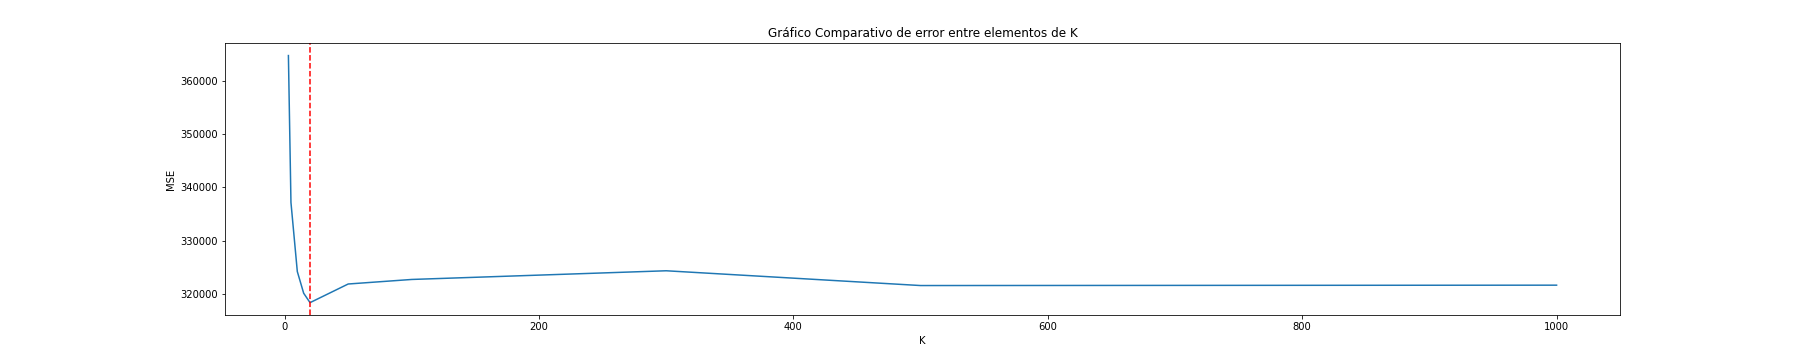

Source code (Python):
#!/usr/bin/env python
# coding: utf-8

# In[2]:


import numpy as np
import pandas as pd
get_ipython().run_line_magic('matplotlib', 'inline')
import matplotlib.pyplot as plt


# In[3]:


#Leemos la base de datos proporcionada
bd_bikepro=pd.read_csv(r"C:\Users\cjcamper.AFIRME\Documents\Certificacion AI Core\Primer_reto\Recursos\Data\SeoulBikeData.csv",encoding='latin1')


# In[4]:


#Hacemos un head para visualizar las primeras filas de nuestra base
bd_bikepro.head()


# In[5]:


[col.lower().replace(' (','(').split('(')[0] for col in bd_bikepro.columns]


# In[6]:


#Realizamos un "one-liner para este bucle de iteración sobre las columnas y darles un mejor formato"
#Primero vamos a iterar sobre cada columna del dataset
#Luego vamos a convertir cada columna (definida con el nombre de "col") en minúsculas
#Al ver los nombres de variables como "Visibility", cuyos nombres están separados del primer paréntesis, sustitumos ese paréntesis por uno sin espacio
#Después realizamos un split entre los paréntesis, para solo quedarnos con el nombre de la variable sin su escala
#En siguiente paso separamos cada palabra del nombre de la variable, para que finalmente, con el método join, puedan juntarse con un guion bajo como delimitador
new_columns=["_".join(col.lower().replace(' (','(').split('(')[0].split(' ')) for col in bd_bikepro.columns]


# In[7]:


#Podemos ver los nuevos nombres de las variables
bd_bikepro.columns=new_columns
bd_bikepro.head(5)


# In[8]:


#convertimos en formato fecha la variable de "date"
bd_bikepro['date'] = pd.to_datetime(bd_bikepro['date'], format='%d/%m/%Y')


# In[9]:


#Seleccionaremos nuestras columnas del clima descartando todas aquellas variables que no estén relacionadas al clima
weather_cols=[col for col in bd_bikepro.columns if col not in ['date','rented_bike_count','hour','seasons','holiday','functioning_day']]
target_col = ['rented_bike_count']


# In[10]:


#Antes de generar nuestra base con la que se conformarán la base de entrenamiento y test vamos a ordenar por fecha y hora
bd_bikepro.sort_values(by=['date','hour'],inplace=True)


# In[11]:


# Datos de entrenamiento
x_train = bd_bikepro.loc[: bd_bikepro.shape[0]-1440,:][weather_cols]
y_train = bd_bikepro.loc[: bd_bikepro.shape[0]-1440,:][target_col]

# Datos de test
x_test = bd_bikepro.loc[bd_bikepro.shape[0]-1440+1:,:][weather_cols]
y_test = bd_bikepro.loc[bd_bikepro.shape[0]-1440+1:,:][target_col]


# In[12]:


from sklearn.neighbors import KNeighborsRegressor
from sklearn.metrics import mean_squared_error


# In[13]:


#definimos nuestro vector de K, en el que iteraremos para encontrar el mejor parámetro para nuestro modelo
vect_k=[3,5,10,15,20,50,100,300,500,1000]


# In[14]:


#definimos un vector donde estaremos depositando nuestros errores
vect_error=[]
#definimos un vector donde depositaremos el accuracy entre cada iteración de k
vect_score=[]
for i in range(len(vect_k)):
    model = KNeighborsRegressor(n_neighbors=vect_k[i])
    model.fit(x_train, y_train)
    y_test_pred = model.predict(x_test)
    error=mean_squared_error(y_test,y_test_pred)
    vect_error.append(error)
    #generamos el score entre los datos de test
    vect_score.append(model.score(x_test,y_test))


# In[15]:


#generamos un gráfico para comparar los errores para cada elemento de K
plt.figure(figsize=(25,5))

plt.plot(vect_k,vect_error)
plt.title("Gráfico Comparativo de error entre elementos de K")
plt.xlabel("K")
plt.ylabel("MSE")
plt.axvline(x=20,color='red',linestyle='--')


# In[16]:


#hacemos un nuevo gráfico haciendo zoom hasta el elemento 50 de los k vecinos
plt.figure(figsize=(15,5))

plt.plot(vect_k[:6],vect_error[:6])
plt.title("Gráfico Comparativo de error entre elementos de K (hasta 50)")
plt.xlabel("K")
plt.ylabel("MSE")
plt.axvline(x=20,color='red',linestyle='--')
for x,y in zip(vect_k[:6],vect_error[:6]):
    plt.text(x,y,s=(x,'{:,.2f}'.format(y)))
#de esta manera se observa mejor cómo en el valor 20 del vector de vecinos se obtiene el menor valor de error, así como después de ese valor el error tiende a incrementarse


# In[20]:


#
plt.figure(figsize=(15,5))

model = KNeighborsRegressor(n_neighbors=20)
model.fit(x_train, y_train)

#generamos las prediccinones con los K vecinos en 20, tanto para el conjunto de test como el conjunto de train
y_test_pred = model.predict(x_test)
y_train_pred = model.predict(x_train)

error_test=mean_squared_error(y_test,y_test_pred)
error_train=mean_squared_error(y_train,y_train_pred)

plt.plot(y_test.reset_index(drop=True))
plt.plot(list(y_test_pred))
plt.title('Figura 3. Datos de entrenamiento - Valores reales vs valores predccion')
plt.legend(["Actual", "Predicted"])
plt.show()


# In[22]:


#el error en el conjunto de entrenamiento fue 201694.03053339708
#el error en el conjunto de test fue 318367.1524027103
#se mantiene la tendencia observada a que el error en el conjunto de test no es parecido al error en el conjunto de entrenamiento
